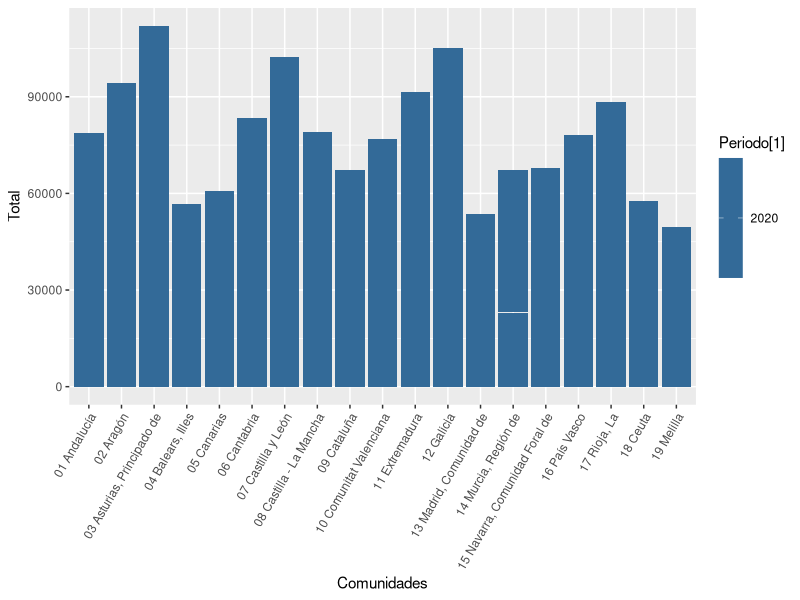
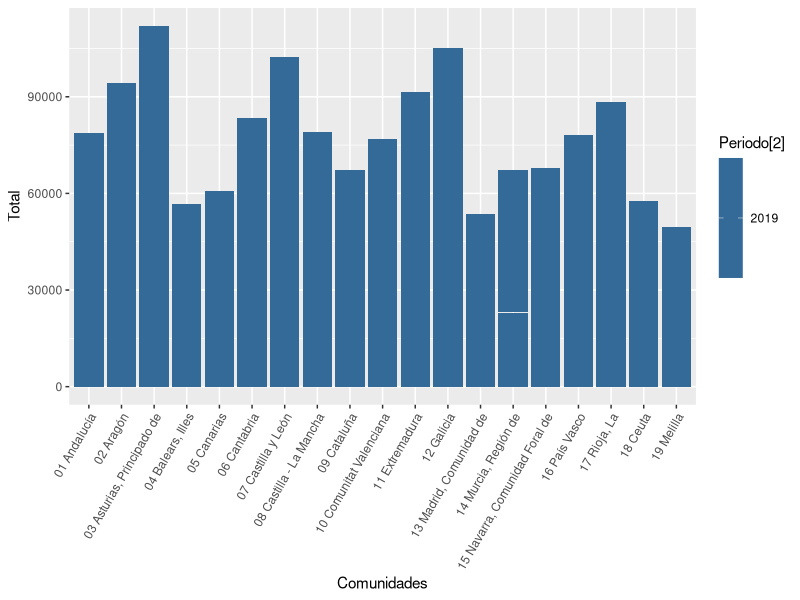
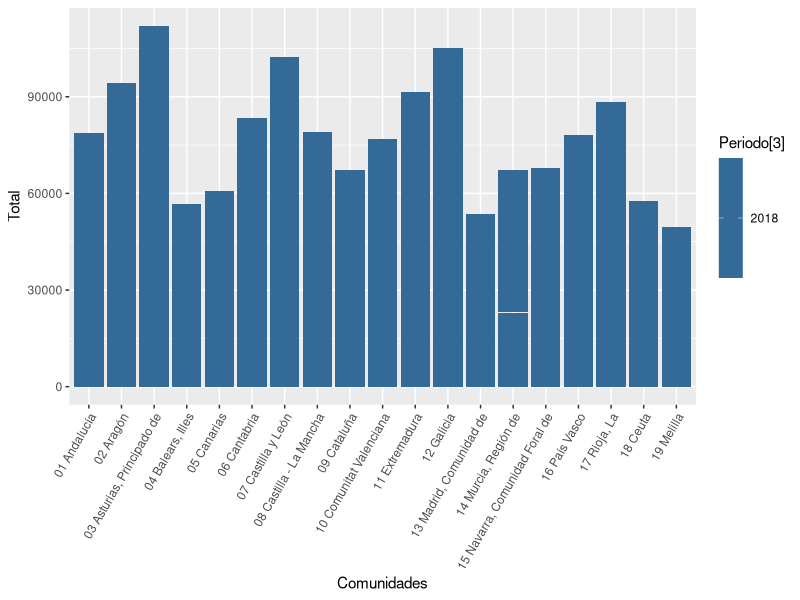

These charts were generated, in order, by the following R code:
library(readr)
enf_cardio2_0 <- read_delim("INPUT.DATA/enf_cardio2.0.csv", 
                            delim = ";", escape_double = FALSE, trim_ws = TRUE)
View(enf_cardio2_0)

#Los datos de la tabla vienen en tantos por 100.000

str(enf_cardio2_0)

library(dplyr)
datos <- select(enf_cardio2_0, 'Causa de defunción', 'Comunidades y Ciudades Autónomas', 'Periodo', 'Total')

colnames(datos) <- c ('Causa_Defuncion' , 'Comunidades' , 'Periodo' , 'Total')
str(datos)

library(tidyverse)

#grafica 2020
ggplot(datos, aes(x = Comunidades, y = Total, fill = Periodo[1])) +
  geom_bar(stat = 'identity') +
  theme(axis.text.x = element_text(angle = 60, vjust = 1, hjust = 1))

#gráfica 2019
ggplot(datos, aes(x = Comunidades, y = Total, fill = Periodo[2])) +
  geom_bar(stat = 'identity') +
  theme(axis.text.x = element_text(angle = 60, vjust = 1, hjust = 1))

#gráfica 2018
ggplot(datos, aes(x = Comunidades, y = Total, fill = Periodo[3])) +
  geom_bar(stat = 'identity') +
  theme(axis.text.x = element_text(angle = 60, vjust = 1, hjust = 1))


